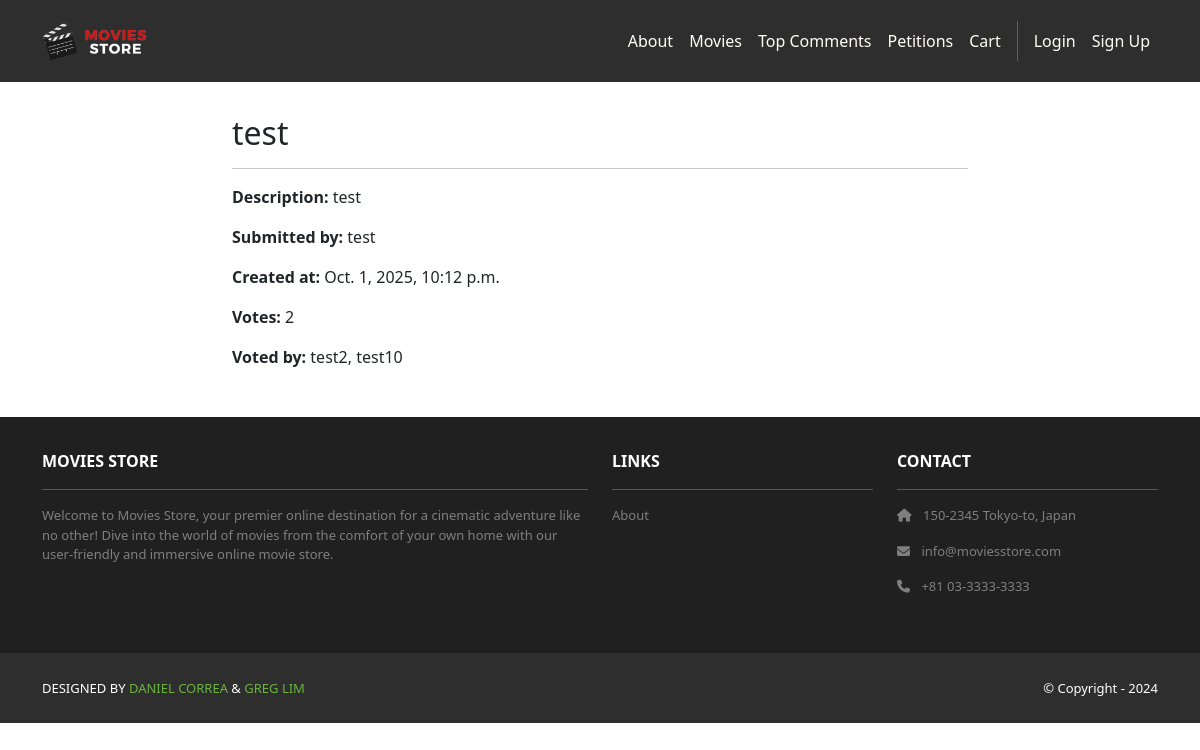
The page /movies/petitions/3/ on the database its author committed.
### movies/models.py (models this page shows, shortened)
class Petition(models.Model):
    title = models.CharField(max_length=255)
    description = models.TextField()
    submitted_by = models.ForeignKey(User, on_delete=models.CASCADE)
    created_at = models.DateTimeField(auto_now_add=True)
    votes = models.ManyToManyField(User, related_name='voted_petitions', blank=True)

### movies/views.py (the view)
# urls.py: path('petitions/<int:id>/', views.petition_detail, name='movies.petition_detail'),
def petition_detail(request, id):
    petition = get_object_or_404(Petition, id=id)
    template_data = {}
    template_data['title'] = petition.title
    template_data['petition'] = petition
    return render(request, 'movies/petition_detail.html', {'template_data': template_data})

### movies/templates/movies/petition_detail.html (shortened to what this page needs)
{% extends 'base.html' %}
{% block content %}
{% load static %}
<div class="p-3">
  <div class="container">
    <div class="row mt-3">
      <div class="col-md-8 mx-auto mb-3">
        <h2>{{ template_data.petition.title }}</h2>
        <hr />
        <p><b>Description:</b> {{ template_data.petition.description }}</p>
        <p><b>Submitted by:</b> {{ template_data.petition.submitted_by.username }}</p>
        <p><b>Created at:</b> {{ template_data.petition.created_at }}</p>
        <p><b>Votes:</b> {{ template_data.petition.votes.count }}</p>
        {% if template_data.petition.votes.all %}
        <p><b>Voted by:</b> {% for user in template_data.petition.votes.all %}{{ user.username }}{% if not forloop.last %}, {% endif %}{% endfor %}</p>
        {% endif %}
      </div>
    </div>
  </div>
</div>
{% endblock content %}

### rows shown on the page
Petition: petition "test", petition.description "test", petition.submitted_by.username "test", petition.created_at "Oct. 1, 2025, 10:12 p.m.", petition.votes.count "2"

### other values the page prints
{{ user.username }} "test2"
{{ user.username }} "test10"
